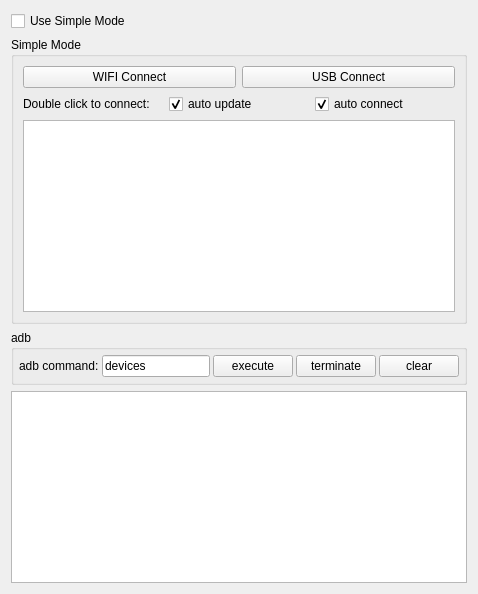
    <widget class="QWidget" name="leftWidget" native="true">
     <property name="sizePolicy">
      <sizepolicy hsizetype="Preferred" vsizetype="Preferred">
       <horstretch>0</horstretch>
       <verstretch>0</verstretch>
      </sizepolicy>
     </property>
     <layout class="QVBoxLayout" name="verticalLayout_5">
      <item>
       <widget class="QCheckBox" name="useSingleModeCheck">
        <property name="sizePolicy">
         <sizepolicy hsizetype="Preferred" vsizetype="Maximum">
          <horstretch>0</horstretch>
          <verstretch>0</verstretch>
         </sizepolicy>
        </property>
        <property name="styleSheet">
         <string notr="true"/>
        </property>
        <property name="text">
         <string>Use Simple Mode</string>
        </property>
        <property name="checked">
         <bool>false</bool>
        </property>
       </widget>
      </item>
      <item>
       <widget class="QGroupBox" name="simpleGroupBox">
        <property name="sizePolicy">
         <sizepolicy hsizetype="Preferred" vsizetype="Preferred">
          <horstretch>0</horstretch>
          <verstretch>0</verstretch>
         </sizepolicy>
        </property>
        <property name="title">
         <string>Simple Mode</string>
        </property>
        <property name="checkable">
         <bool>false</bool>
        </property>
        <layout class="QVBoxLayout" name="verticalLayout_4">
         <item>
          <layout class="QHBoxLayout" name="horizontalLayout_9">
           <item>
            <widget class="QPushButton" name="wifiConnectBtn">
             <property name="sizePolicy">
              <sizepolicy hsizetype="Preferred" vsizetype="Maximum">
               <horstretch>0</horstretch>
               <verstretch>0</verstretch>
              </sizepolicy>
             </property>
             <property name="text">
              <string>WIFI Connect</string>
             </property>
            </widget>
           </item>
           <item>
            <widget class="QPushButton" name="usbConnectBtn">
             <property name="sizePolicy">
              <sizepolicy hsizetype="Preferred" vsizetype="Maximum">
               <horstretch>0</horstretch>
               <verstretch>0</verstretch>
              </sizepolicy>
             </property>
             <property name="text">
              <string>USB Connect</string>
             </property>
            </widget>
           </item>
          </layout>
         </item>
         <item>
          <layout class="QHBoxLayout" name="horizontalLayout_13">
           <property name="topMargin">
            <number>0</number>
           </property>
           <item>
            <widget class="QLabel" name="label_10">
             <property name="sizePolicy">
              <sizepolicy hsizetype="Preferred" vsizetype="Preferred">
               <horstretch>0</horstretch>
               <verstretch>0</verstretch>
              </sizepolicy>
             </property>
             <property name="text">
              <string>Double click to connect:</string>
             </property>
            </widget>
           </item>
           <item>
            <widget class="QCheckBox" name="autoUpdatecheckBox">
             <property name="sizePolicy">
              <sizepolicy hsizetype="Preferred" vsizetype="Preferred">
               <horstretch>0</horstretch>
               <verstretch>0</verstretch>
              </sizepolicy>
             </property>
             <property name="text">
              <string>auto update</string>
             </property>
             <property name="checked">
              <bool>true</bool>
             </property>
            </widget>
           </item>
           <item>
            <widget class="QCheckBox" name="autoConnectCheck">
             <property name="toolTip">
              <string>connect automatically when a USB device is plugged in</string>
             </property>
             <property name="text">
              <string>auto connect</string>
             </property>
             <property name="checked">
              <bool>true</bool>
             </property>
            </widget>
           </item>
          </layout>
         </item>
         <item>
          <widget class="QListWidget" name="connectedPhoneList">
           <property name="sizePolicy">
            <sizepolicy hsizetype="Preferred" vsizetype="Preferred">
             <horstretch>0</horstretch>
             <verstretch>0</verstretch>
            </sizepolicy>
           </property>
          </widget>
         </item>
        </layout>
       </widget>
      </item>
      <item>
       <widget class="QGroupBox" name="adbGroupBox">
        <property name="sizePolicy">
         <sizepolicy hsizetype="Preferred" vsizetype="Maximum">
          <horstretch>0</horstretch>
          <verstretch>0</verstretch>
         </sizepolicy>
        </property>
        <property name="title">
         <string notr="true">adb</string>
        </property>
        <layout class="QHBoxLayout" name="horizontalLayout_2">
         <property name="spacing">
          <number>3</number>
         </property>
         <property name="leftMargin">
          <number>5</number>
         </property>
         <property name="topMargin">
          <number>5</number>
         </property>
         <property name="rightMargin">
          <number>5</number>
         </property>
         <property name="bottomMargin">
          <number>5</number>
         </property>
         <item>
          <widget class="QLabel" name="label_7">
           <property name="sizePolicy">
            <sizepolicy hsizetype="Maximum" vsizetype="Preferred">
             <horstretch>0</horstretch>
             <verstretch>0</verstretch>
            </sizepolicy>
           </property>
           <property name="text">
            <string>adb command:</string>
           </property>
           <property name="buddy">
            <cstring>adbCommandEdt</cstring>
           </property>
          </widget>
         </item>
         <item>
          <widget class="QLineEdit" name="adbCommandEdt">
           <property name="sizePolicy">
            <sizepolicy hsizetype="MinimumExpanding" vsizetype="Preferred">
             <horstretch>0</horstretch>
             <verstretch>0</verstretch>
            </sizepolicy>
           </property>
           <property name="text">
            <string notr="true">devices</string>
           </property>
          </widget>
         </item>
         <item>
          <widget class="QPushButton" name="adbCommandBtn">
           <property name="sizePolicy">
            <sizepolicy hsizetype="Maximum" vsizetype="Preferred">
             <horstretch>0</horstretch>
             <verstretch>0</verstretch>
            </sizepolicy>
           </property>
           <property name="text">
            <string>execute</string>
           </property>
          </widget>
         </item>
         <item>
          <widget class="QPushButton" name="stopAdbBtn">
           <property name="sizePolicy">
            <sizepolicy hsizetype="Maximum" vsizetype="Preferred">
             <horstretch>0</horstretch>
             <verstretch>0</verstretch>
            </sizepolicy>
           </property>
           <property name="text">
            <string>terminate</string>
           </property>
          </widget>
         </item>
         <item>
          <widget class="QPushButton" name="clearOut">
           <property name="sizePolicy">
            <sizepolicy hsizetype="Maximum" vsizetype="Preferred">
             <horstretch>0</horstretch>
             <verstretch>0</verstretch>
            </sizepolicy>
           </property>
           <property name="text">
            <string>clear</string>
           </property>
          </widget>
         </item>
        </layout>
       </widget>
      </item>
      <item>
       <widget class="QTextEdit" name="outEdit">
        <property name="sizePolicy">
         <sizepolicy hsizetype="Preferred" vsizetype="Preferred">
          <horstretch>0</horstretch>
          <verstretch>0</verstretch>
         </sizepolicy>
        </property>
        <property name="focusPolicy">
         <enum>Qt::NoFocus</enum>
        </property>
        <property name="documentTitle">
         <string/>
        </property>
        <property name="readOnly">
         <bool>true</bool>
        </property>
       </widget>
      </item>
     </layout>
    </widget>
